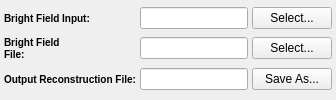
      <widget class="QWidget" name="tab_4">
       <attribute name="title">
        <string>Inputs</string>
       </attribute>
       <layout class="QGridLayout" name="gridLayout_7">
        <property name="margin">
         <number>4</number>
        </property>
        <property name="spacing">
         <number>4</number>
        </property>
        <item row="0" column="0">
         <widget class="QLabel" name="label_6">
          <property name="toolTip">
           <string>Input aligned data </string>
          </property>
          <property name="styleSheet">
           <string notr="true">QLabel {
font-weight: bold;
font-size: 10px;
}</string>
          </property>
          <property name="text">
           <string>Bright Field Input:</string>
          </property>
         </widget>
        </item>
        <item row="0" column="1">
         <widget class="QFSDropLineEdit" name="inputMRCFilePath">
          <property name="toolTip">
           <string>Input aligned data </string>
          </property>
          <property name="text">
           <string/>
          </property>
         </widget>
        </item>
        <item row="0" column="2">
         <widget class="QPushButton" name="inputMRCFilePathBtn">
          <property name="sizePolicy">
           <sizepolicy hsizetype="Maximum" vsizetype="Fixed">
            <horstretch>0</horstretch>
            <verstretch>0</verstretch>
           </sizepolicy>
          </property>
          <property name="text">
           <string>Select...</string>
          </property>
         </widget>
        </item>
        <item row="1" column="0">
         <widget class="QLabel" name="label_37">
          <property name="toolTip">
           <string>Bright Field aligned data </string>
          </property>
          <property name="styleSheet">
           <string notr="true">QLabel {
font-weight: bold;
font-size: 10px;
}</string>
          </property>
          <property name="text">
           <string>Bright Field
File:</string>
          </property>
         </widget>
        </item>
        <item row="1" column="1">
         <widget class="QFSDropLineEdit" name="inputBrightFieldFilePath">
          <property name="toolTip">
           <string>Bright Field aligned data </string>
          </property>
          <property name="text">
           <string/>
          </property>
         </widget>
        </item>
        <item row="1" column="2">
         <widget class="QPushButton" name="inputBrightFieldFilePathBtn">
          <property name="sizePolicy">
           <sizepolicy hsizetype="Maximum" vsizetype="Fixed">
            <horstretch>0</horstretch>
            <verstretch>0</verstretch>
           </sizepolicy>
          </property>
          <property name="text">
           <string>Select...</string>
          </property>
         </widget>
        </item>
        <item row="2" column="0">
         <widget class="QLabel" name="label_7">
          <property name="enabled">
           <bool>true</bool>
          </property>
          <property name="toolTip">
           <string>The output image to be written at the conclusion of the reconstruction</string>
          </property>
          <property name="styleSheet">
           <string notr="true">QLabel {
font-weight: bold;
font-size: 10px;
}</string>
          </property>
          <property name="text">
           <string>Output Reconstruction File:</string>
          </property>
         </widget>
        </item>
        <item row="2" column="1">
         <widget class="QFSDropLineEdit" name="reconstructedVolumeFileName">
          <property name="enabled">
           <bool>true</bool>
          </property>
          <property name="toolTip">
           <string>The output image to be written at the conclusion of the reconstruction</string>
          </property>
          <property name="text">
           <string/>
          </property>
         </widget>
        </item>
        <item row="2" column="2">
         <widget class="QPushButton" name="reconstructedVolumeFileNameBtn">
          <property name="sizePolicy">
           <sizepolicy hsizetype="Maximum" vsizetype="Fixed">
            <horstretch>0</horstretch>
            <verstretch>0</verstretch>
           </sizepolicy>
          </property>
          <property name="text">
           <string>Save As...</string>
          </property>
         </widget>
        </item>
       </layout>
      </widget>
